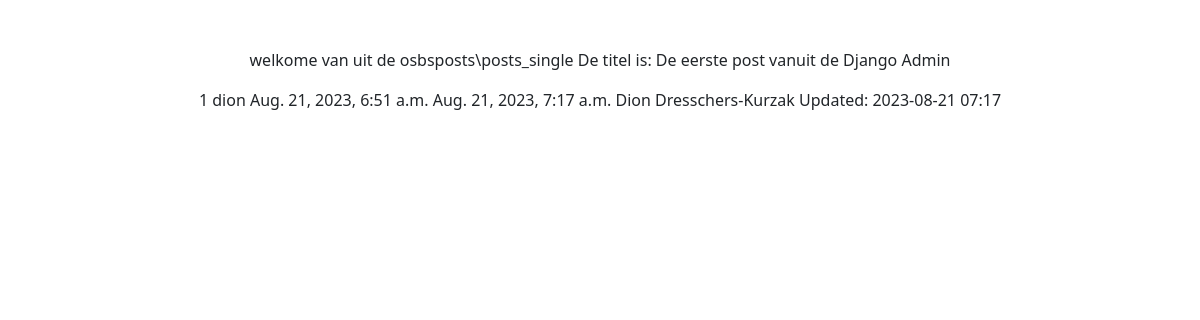
The app's page /osbposts/posts_single/1/ with its own data.
### osbposts/models.py (models this page shows)
class post(models.Model):
  title = models.CharField(max_length=200)
  text = models.TextField()
  created_at = models.DateTimeField(auto_now_add=True)
  updated_at = models.DateTimeField(auto_now=True)
  author = models.ForeignKey(settings.AUTH_USER_MODEL, on_delete=models.CASCADE) # Gebruik deze voor de auteur. De naam staat al in de database en als de gebruiker zijn naam verandert, blijft deze ook bestaan.

### osbposts/views.py (the view)
# urls.py: path('posts_single/<int:post_id>/', views.posts_single, name='posts_single'),
def posts_single(request, post_id):
  try: # try and execpt, zodat een nette 404 error wordt gegereneerd.
    singlepost = post.objects.get(id=post_id) # De eerste `id` zit gewoon in de database, in Djano is het kennelijk beter om `pk` voor primary key te gebruiken, echter zit deze NIET in de database.
    creatie_datum = str(singlepost.created_at)
    update_datum = str(singlepost.updated_at)
    if creatie_datum[0:16] == update_datum[0:16]:
      post_updated = ''
    else:
      post_updated = 'Updated: ' + update_datum[0:16]
  except:
    raise Http404("Post does not exist")
  return render(request, 'osbposts/posts_single.html', {'post' : singlepost, 'updated_time' : post_updated })

### osbposts/templates/osbposts/posts_single.html (shortened to what this page needs)
{% extends 'base.html' %}
{% block content %}
welkome van uit de osbsposts\posts_single
De titel is: {{ post.title }}
{{ post.id}}
{{ post.author }}
{{ post.created_at }}
{{ post.updated_at }}
{{ post.author.first_name }} {{ post.author.last_name}}
{% if updated_time %}
  {{ updated_time }}
{% endif %}
{% endblock content %}

### records on screen
post: title "De eerste post vanuit de Django Admin", id "1", author "dion", created_at "Aug. 21, 2023, 6:51 a.m.", updated_at "Aug. 21, 2023, 7:17 a.m.", author.first_name "Dion", author.last_name "Dresschers-Kurzak"

### other values on screen
{{ updated_time }} "Updated: 2023-08-21 07:17"
